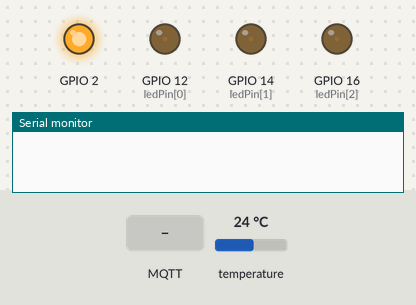
A sketch run on a simulated ESP8266 (NodeMCU). Parts: output pins drawn as LEDs (lit = HIGH, except the on-board LED, lit = LOW), the last lines printed to the serial monitor. Inputs (shaded band) come from the test bench; at power-on: temperature 24 °C. WiFi joins after 1.5 s; servers stay silent unless stated; random numbers use the default seed unless the sketch sets one; no MQTT or app messages arrive unless stated.

Above: at 1.0 s.
At 4.5 s:
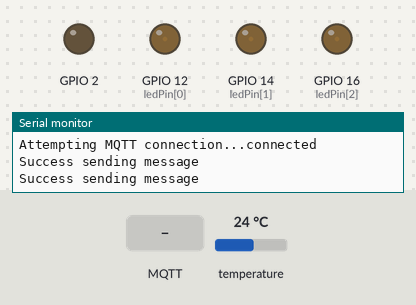
4.6 s: MQTT message "1" arrives on the first subscribed topic
At 5.2 s:
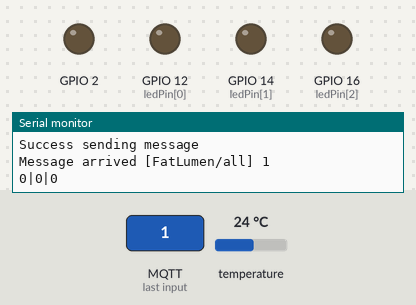
8.9 s: MQTT message "on" arrives on the first subscribed topic
12.4 s: MQTT message "off" arrives on the first subscribed topic
Timing chart, 0 to 15.4 s (numbered marks = the images above; inputs shaded):
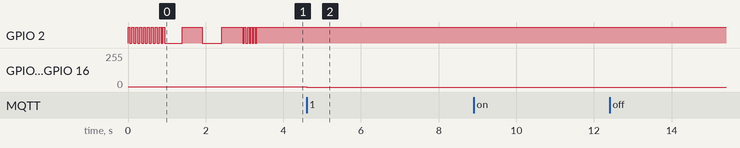

The sketch:

NodeRed1-4P.ino
```cpp
#include <Wire.h>
#include "Adafruit_MCP9808.h"
#include <ESP8266WiFi.h>
#include <PubSubClient.h>
#include <ArduinoJson.h>

Adafruit_MCP9808 temp = Adafruit_MCP9808();

const char* ssid = "Your SSID";
const char* password = "Your Password";
const char* mqtt_server = "MQTT Server";
const uint8_t ledPin [] = {12,14,16};
uint8_t LEDs []={255,255,255};
IPAddress ip;
byte mac[6];
boolean BuidlLED = false;

WiFiClient espClient;
PubSubClient client(espClient);
unsigned long lastMsg = 0;
#define MSG_BUFFER_SIZE  (50)
char msg[MSG_BUFFER_SIZE];
int value = 0;

void setup() {
  pinMode(ledPin[0], OUTPUT);
  pinMode(ledPin[1], OUTPUT);
  pinMode(ledPin[2], OUTPUT);
  setLED(3,1,1,1);
  pinMode(BUILTIN_LED, OUTPUT);
  LEDtoggle(20,50);
  delay(400);
  LEDtoggle();


  Serial.begin(9600);

  Serial.print("Starting FatLumen");

  client.setServer(mqtt_server, 1883);
  client.setCallback(callback);
  digitalWrite(BUILTIN_LED,HIGH);

  setup_wifi();

  if (!temp.begin(0x18)) {
    Serial.println("Temp sensor error");
    delay(3000);
  }
  temp.setResolution(1);
  LEDtoggle(10,40);
  LEDtoggle(true);

}

void loop() {

  if (!client.connected()) {
    reconnect();
  }
  client.loop();

  unsigned long now = millis();
  if (now - lastMsg > 2000) {
    lastMsg = now;
    ++value;
    sendStatus(false);
  }


}

void setLED(uint8_t speedTrans,uint8_t a,uint8_t b,uint8_t c){
  LEDs[0]=a;
  LEDs[1]=b;
  LEDs[2]=c;
  analogWrite(ledPin[0], LEDs[0]);
  analogWrite(ledPin[1], LEDs[1]);
  analogWrite(ledPin[2], LEDs[2]);
}

void setLED(){
  analogWrite(ledPin[0], LEDs[0]);
  analogWrite(ledPin[1], LEDs[1]);
  analogWrite(ledPin[2], LEDs[2]);
}

void sendStatus(bool first){
  temp.wake();
  StaticJsonDocument<220> doc;
  doc["IP"][0] = ip[0];
  doc["IP"][1] = ip[1];
  doc["IP"][2] = ip[2];
  doc["IP"][3] = ip[3];
  doc["Mac"][0]=mac[3];
  doc["Mac"][1]=mac[2];
  doc["Mac"][2]=mac[1];
  doc["Mac"][3]=mac[0];
  doc["RSSI"]=WiFi.RSSI();
  doc["Temp"] = temp.readTempC();

  char buffer[256];
  size_t n = serializeJson(doc, buffer);
  if(first){
     if (client.publish("FatLumen/Boot", buffer, n) == true) {
    Serial.println("Success sending message");
    LEDtoggle(2,2);
  } else {
    Serial.println("Error sending message");
  }
  temp.shutdown_wake(1);
  }
  else{
  if (client.publish("FatLumen/Status", buffer, n) == true) {
    Serial.println("Success sending message");
    LEDtoggle(2,2);
  } else {
    Serial.println("Error sending message");
  }
  temp.shutdown_wake(1);
  }
}

void setup_wifi() {
  delay(10);
  // We start by connecting to a WiFi network
  Serial.println();
  Serial.print("Connecting to ");
  Serial.println(ssid);

  WiFi.mode(WIFI_STA);
  WiFi.begin(ssid, password);

  while (WiFi.status() != WL_CONNECTED) {
    delay(500);
    Serial.print(".");
    LEDtoggle();
  }
  randomSeed(micros());
  Serial.println("");
  Serial.println("WiFi connected");
  Serial.print("IP address: ");
  ip=WiFi.localIP();
  Serial.println(ip);
  WiFi.macAddress(mac);
  Serial.print("MAC: ");
  Serial.print(mac[5],HEX);
  Serial.print(":");
  Serial.print(mac[4],HEX);
  Serial.print(":");
  Serial.print(mac[3],HEX);
  Serial.print(":");
  Serial.print(mac[2],HEX);
  Serial.print(":");
  Serial.print(mac[1],HEX);
  Serial.print(":");
  Serial.println(mac[0],HEX);
  WiFi.macAddress(mac);
}

void callback(char* topic, byte* payload, unsigned int length) {

  Serial.print("Message arrived [");
  Serial.print(topic);
  Serial.print("] ");
  for (int i = 0; i < length; i++) {
    Serial.print((char)payload[i]);
  }
  Serial.println();

  StaticJsonDocument<256> doc;
  deserializeJson(doc, payload, length);
  JsonArray LED = doc["LED"];
  int LED_0 = LED[0]; // 255
  int LED_1 = LED[1]; // 255
  int LED_2 = LED[2]; // 255
  Serial.print(LED_0);Serial.print("|");
  Serial.print(LED_1);Serial.print("|");
  Serial.println(LED_2);
  setLED(3,LED[0],LED[1],LED[2]);

}

void reconnect() {
  // Loop until we're reconnected
  while (!client.connected()) {
    Serial.print("Attempting MQTT connection...");
    // Create a random client ID
    String clientId = "ESP8266Client-";
    clientId += String(random(0xffff), HEX);
    // Attempt to connect
    if (client.connect(clientId.c_str())) {
      Serial.println("connected");
      // Once connected, publish an announcement...
      sendStatus(true);
      // ... and resubscribe
      client.subscribe("FatLumen/all");
    } else {
      Serial.print("failed, rc=");
      Serial.print(client.state());
      Serial.println(" try again in 5 seconds");
      LEDtoggle(5,500);

      // Wait 5 seconds before retrying
      delay(5000);
    }
  }
}
void LEDtoggle(){
  BuidlLED = !BuidlLED;
  digitalWrite(BUILTIN_LED,BuidlLED);
}
void LEDtoggle(boolean b){
  BuidlLED = b;
  digitalWrite(BUILTIN_LED,BuidlLED);
}
void LEDtoggle(int t, int pause){
  for(;t>0;t--){
    BuidlLED = !BuidlLED;
  digitalWrite(BUILTIN_LED,BuidlLED);
  delay(pause);
  }

}
```

Measured:
- after the input at 4.6 s, GPIO 12 (ledPin[0]), GPIO 14 (ledPin[1]), GPIO 16 (ledPin[2]): 1/255 → 0/255 at once
